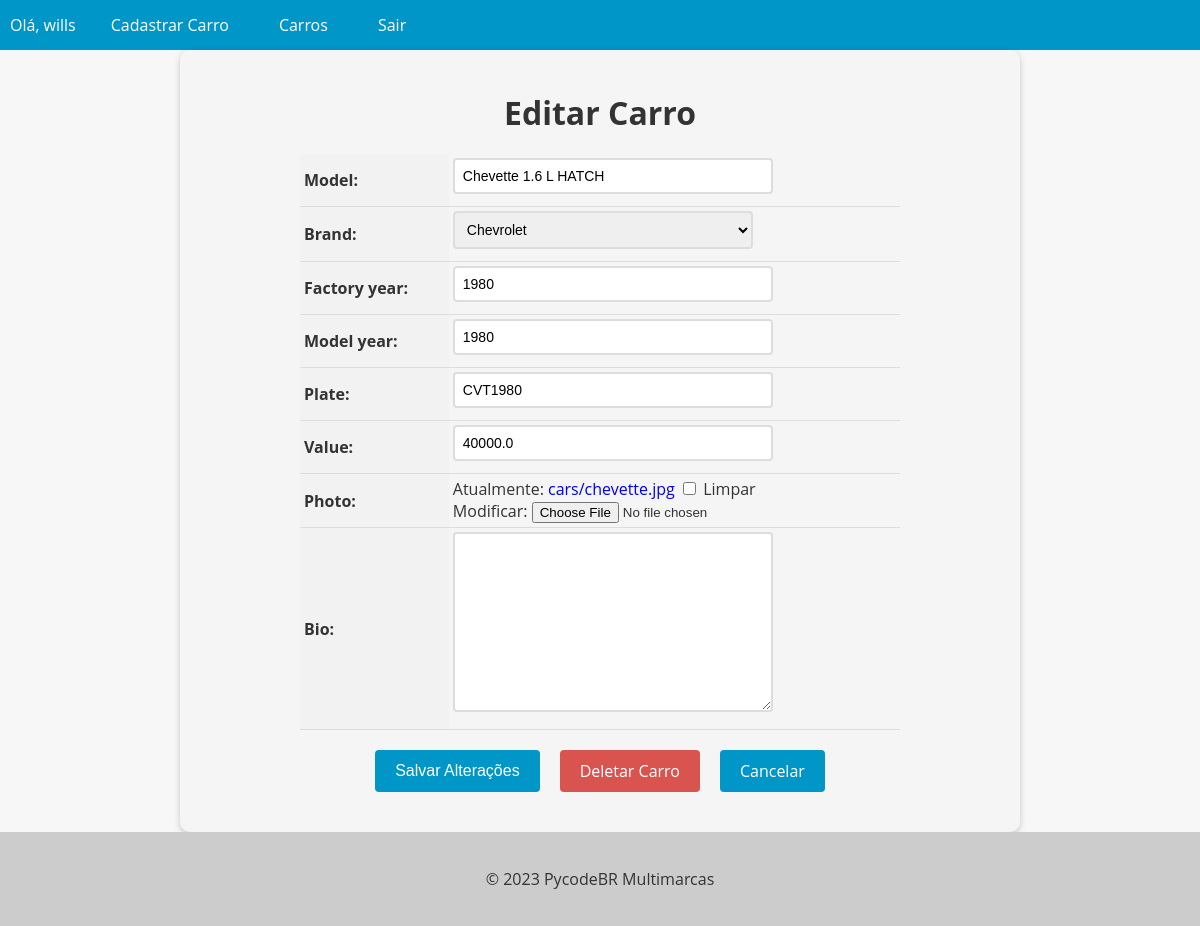
Page /car/6/update/ (signed in) on the earlier database version.
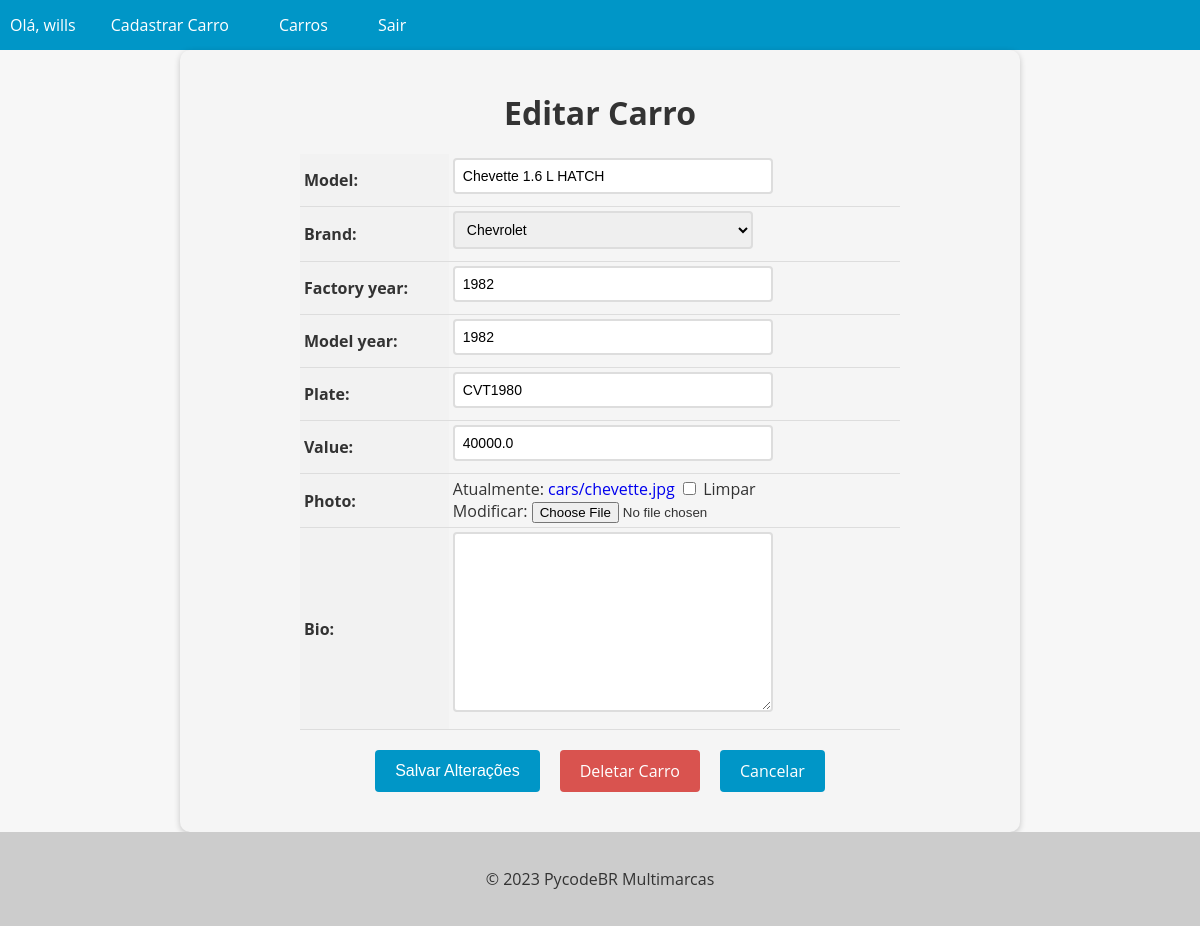
Same page on the later database version.
### cars/models.py (models this page shows, shortened)
class Car(models.Model):
    id = models.AutoField(primary_key=True)
    model = models.CharField(max_length=200)
    brand = models.ForeignKey(Brand, on_delete=models.PROTECT,related_name='car_brand')
    factory_year = models.IntegerField(blank=True,null=True)
    model_year = models.IntegerField(blank=True,null=True)
    plate = models.CharField(max_length=10,null=True,blank=True)
    value = models.FloatField(blank=True,null=True)
    photo = models.ImageField(upload_to='cars/',null=True,blank=True)
    bio = models.TextField(blank=True,null=True)

### cars/views.py (the view, shortened to what this page needs)
# urls.py: path('car/<int:pk>/update/',CarUpdateView.as_view(), name='car_update'),
@method_decorator(login_required(login_url='login'), name='dispatch')
class CarUpdateView(UpdateView):
    model = Car
    form_class = CarModelForm
    template_name = 'car_update.html'

### cars/forms.py (shortened to what this page needs)
class CarModelForm(forms.ModelForm):
    class Meta:
        model = Car
        fields = '__all__'

### cars/models.py (called while the page is built)
    def __str__ (self):
        return self.name

### cars/templates/car_update.html (shortened to what this page needs)
{% extends "base.html" %}
{% block content %}
  <form method="post" enctype="multipart/form-data">
    <h1>Editar Carro</h1>
    <table>
      {{ form.as_table }}
    </table>
    <div>
      <div class="buttons-container">
        <input type="submit" value="Salvar Alterações" class="btn btn-primary">
        <a href="{% url 'car_delete' pk=object.pk %}" class="btn btn-danger">Deletar Carro</a>
        <a href="{% url 'cars_list' %}" class="btn btn-secondary">Cancelar</a>
      </div>
    </div>
  </form>
{% endblock %}

Differences in the rows shown:
changed Car "Chevette 1.6 L HATCH": factory_year "1980" → "1982"; model_year "1980" → "1982"
